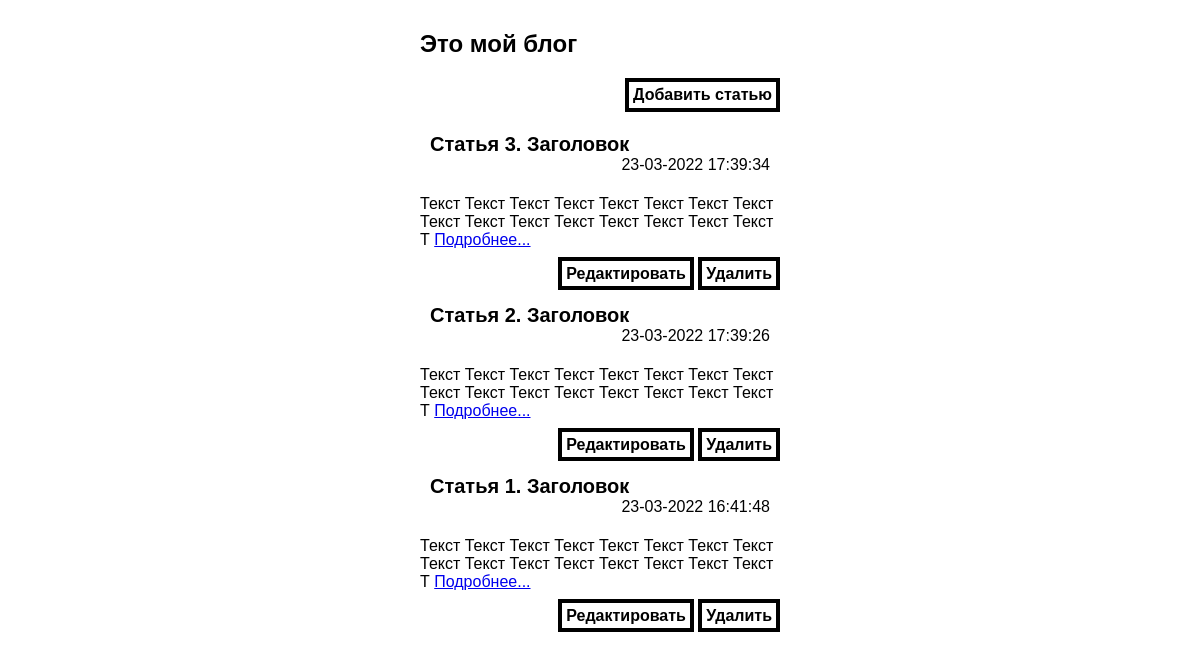
Before: / with the older database file.
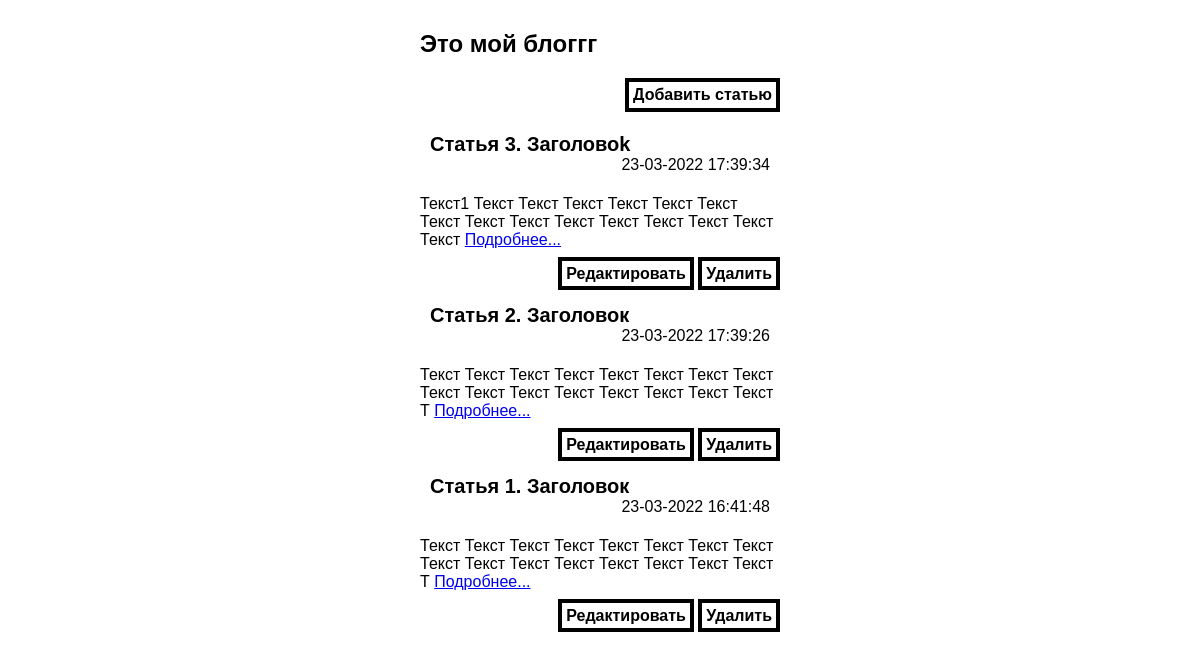
After: the same page with the newer database file.
### main/models.py (models this page shows, shortened)
class Blog(models.Model):
    name = models.CharField(max_length=255, default="Это мой блог", verbose_name="Название")
    def __str__(self):
        return self.name

class Post(models.Model):
    title = models.CharField(max_length=255, verbose_name="Заголовок")
    content = models.TextField(max_length=500, blank=True, verbose_name="Текст статьи")
    time_create = models.DateTimeField(auto_now_add=True, verbose_name="Время создания")
    is_published = models.BooleanField(default=True, verbose_name="Опубликовано")
    class Meta:
        ordering = ['id']

### main/views.py (the view)
# urls.py: path('', MainView.as_view(), name='main'),
class MainView(ListView):
    model = Post
    context_object_name = 'posts'
    def get(self, request, *args, **kwargs):
        qs = Post.objects.filter(is_published=True).order_by('-id')
        kwargs['posts'] = qs
        name = Blog.objects.all()[0]
        kwargs['name'] = Blog.objects.all()[0]
        return render(request, "blog/main.html", kwargs)

### blog/templates/blog/main.html (shortened to what this page needs)
{% extends 'base.html' %}
{% block content %}
<div id="top">
    <h2><a id="name" title="Изменить" href="{% url 'update_name' 1 %}">{{ name }}</a></h2>
    <p class="button last"><a href="{% url 'create' %}"><b>Добавить статью</b></a></p>
</div>
<ul class="post">
    {% for post in posts %}
    <li>
        <a class="post_ref" href="{% url 'post' post.pk %}">
            <div class="post">
                <div class="top-panel">
                    <p class="first"><b>Статья {{ post.pk }}. {{ post.title }}</b></p>
                    <p class="last">{{ post.time_create|date:"d-m-Y H:i:s" }}</p>
                </div>
                {{ post.content|linebreaks|slice:":100" }} <a href="{% url 'post' post.id %}">Подробнее...</a><br>
                <div class="buttons">
                    <p class="button"><a href="{% url 'update' post.id %}"><b>Редактировать</b></a></p>
                    <p class="button"><a href="{% url 'delete' post.id %}"><b>Удалить</b></a></p>
                </div>
            </div>
        </a>
    </li>
    {% endfor %}
</ul>
{% endblock content %}

### blog/templates/base.html (shortened to what this page needs)
<!DOCTYPE html>
<html lang="en">
{% load static %}
<head>
    {% block head %}
    <link rel="stylesheet" type="text/css" href="{% static 'main/css/styles.css' %}">
    {% endblock head %}
</head>
<body>
<div class="center">
    {% block content %}{% endblock content %}
</div>
</body>
</html>

### main/static/main/css/styles.css (style rules this page uses)
html, body { font-family: 'Arial'; margin: 0; padding: 0; height: 100%; width: 100%; }
.center { margin: auto; width: 30%; padding: 10px; }
.post { position: relative; margin-bottom: 50px; }
.buttons { position: absolute; right: 0px; }
.button { display: inline; border: 4px solid black; padding: 4px; text-align: right; }
p.first { font-size: 20px; margin: 0; float: left; }
#top { margin-bottom: 70px; }
p.last { margin: 0; float: right; }
ul.post { list-style: none; margin: 0; padding: 0; }
p.button > a, #name, .post_ref { text-decoration:none; color: black; }
div.top-panel { padding: 5px 10px 5px 10px; box-sizing border-box; overflow: hidden; }

Changed rows visible on the page:
changed Blog: name "Это мой блог" → "Это мой блоггг"
changed Post id 3: title "Заголовок" → "Заголовоk"; content "Текст Текст Текст Текст Текст Текст Текст Текст Текст Текст Текст Текст Текст Текст Текст Текст Т" → "Текст1 Текст Текст Текст Текст Текст Текст Текст Текст Текст Текст Текст Текст Текст Текст Текст"
